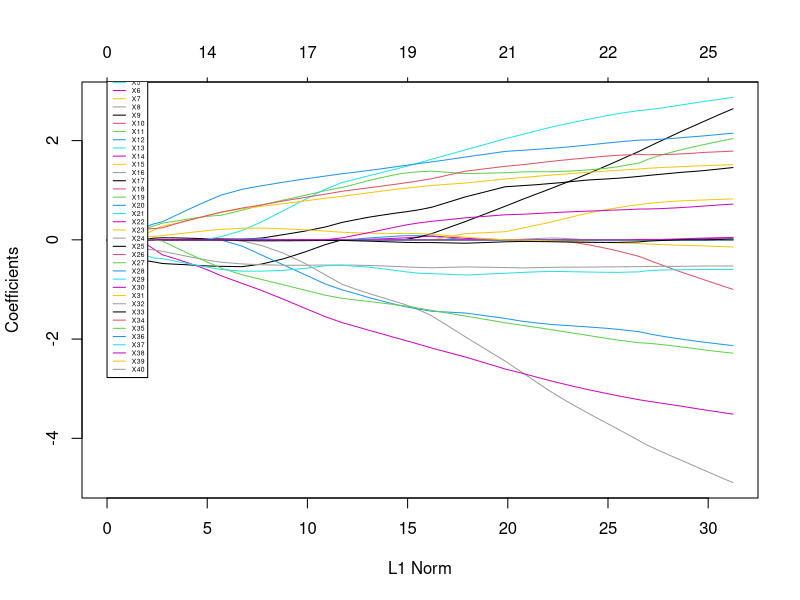

The R source for this figure:
library(MASS)
library(leaps)
library(glmnet)

train = read.csv("train.csv")
train = train[, 1: 41]

# feature selection in linear models
# best subset selection
fit_bestSubset = regsubsets(x = train[, 2: 41], y = train[, 1])
summary(fit_bestSubset)

# backwards step-wise, via bic
fit = lm(data = train)
fit_backwards = stepAIC(fit, direction = "backward", data = train, k = log(nrow(train)))
summary(fit_backwards)

# l1 regularization
Y = as.numeric(train[, 1]);
Y = Y - mean(Y)
X = as.matrix(train[, -1]);
X = scale(X, center = T, scale = T)

fit0 = lm(Y ~ X - 1)
lam = 1
fitl = glmnet(x = X, y = Y, family = "gaussian", lambda = lam, alpha = 1)
cbind(fit0$coef, as.matrix(fitl$beta))

# lasso paths
fitl = glmnet(x = X, y = Y, family = "gaussian", alpha = 1)
plot(fitl, col = 1: 40)
legend(0, 4, legend = names(train)[2: 41], col = 1: 41, lty = rep(1, 41), cex = .41)
